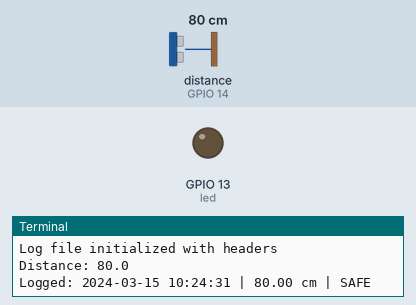
Bench run of a program on a simulated Raspberry Pi (BCM pin numbers). Parts: output pins drawn as LEDs (lit = HIGH), the last lines printed to the terminal. The inputs (shaded band) are chosen by the test bench; at power-on: distance to the obstacle (sensor on GPIO 14) 80 cm. The echo pulse lasts 58.3 µs per cm; the clock reads 2024-03-15 10:24:30 at power-on unless the program sets it; files the program writes start out absent; outgoing connections fail.

Above: at 1.2 s.
1.3 s: distance to the obstacle (sensor on GPIO 14) set to 22 cm
2.8 s: distance to the obstacle (sensor on GPIO 14) set to 17 cm
At 3.5 s:
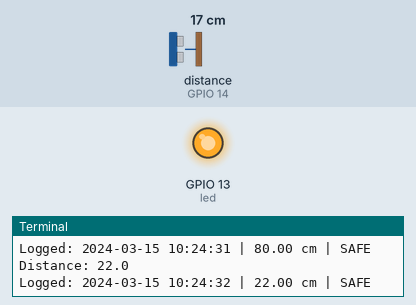
4.6 s: distance to the obstacle (sensor on GPIO 14) set to 35 cm
At 6.5 s:
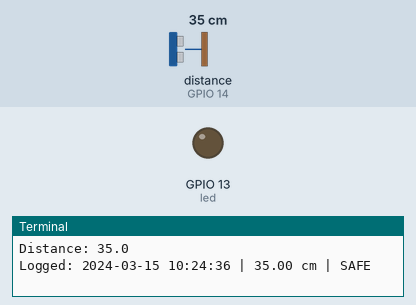
6.8 s: distance to the obstacle (sensor on GPIO 14) set to 2 cm
At 8.3 s:
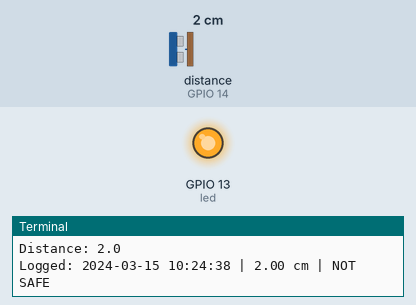
Timing chart, 0 to 9.5 s (numbered marks = the images above; inputs shaded):
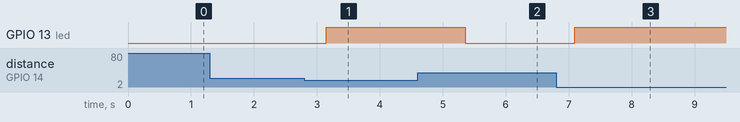

The program:

motion_detector.py
```python
"""
Security IoT System - Motion Detection with Ultrasonic Sensor
============================================================

This system detects motion using an ultrasonic sensor and triggers:
- LED alarm blinking when motion is detected
- Blynk platform notifications for distance and alarm status
- Camera capture signal to server when motion is detected

Hardware:
- Raspberry Pi
- Ultrasonic sensor (HC-SR04) connected to GPIO pins 14 (echo) and 15 (trigger)
- LED connected to GPIO pin 13
"""

import BlynkLib
from gpiozero import LED, DistanceSensor
import time
import socket
import datetime

# =============================================================================
# CONFIGURATION
# =============================================================================

# Hardware pins
ULTRASONIC_ECHO_PIN = 14
ULTRASONIC_TRIGGER_PIN = 15
LED_PIN = 13

# Motion detection threshold (in centimeters)
MOTION_THRESHOLD = 20.0

# Blynk configuration
BLYNK_AUTH_TOKEN = "p9p35YSnwBZFiHwVaTbKpruU3UgGdkGi"
BLYNK_SERVER = "blynk.cloud"
BLYNK_PORT = 443

# Server connection settings
SERVER_IP = "192.168.137.77"
SERVER_PORT = 5000

# Data logging
LOG_FILE = "../data/distance_log.csv"
LOG_INTERVAL = 1.0  # seconds

# =============================================================================
# SETUP
# =============================================================================

# Initialize hardware
sensor = DistanceSensor(echo=ULTRASONIC_ECHO_PIN, trigger=ULTRASONIC_TRIGGER_PIN)
led = LED(LED_PIN)

# Initialize Blynk
blynk = BlynkLib.Blynk(BLYNK_AUTH_TOKEN, server=BLYNK_SERVER, port=BLYNK_PORT)

# Initialize log file with headers
def initialize_log_file():
    """Initialize the CSV log file with headers if it doesn't exist."""
    try:
        with open(LOG_FILE, "a") as f:
            if f.tell() == 0:
                f.write("Time,Distance(cm),Status\n")
                print("Log file initialized with headers")
    except Exception as e:
        print(f"Failed to initialize log file: {e}")

# =============================================================================
# CORE FUNCTIONS
# =============================================================================

def send_data_to_blynk(distance: float):
    """
    Send distance data and alarm status to Blynk platform.

    Args:
        distance (float): Distance measurement in centimeters
    """
    try:
        # Send distance to virtual pin 0
        blynk.virtual_write(0, distance)
        print("Distance:", distance)

        # Send alarm status to virtual pin 1
        alarm_status = 1 if distance < MOTION_THRESHOLD else 0
        blynk.virtual_write(1, alarm_status)

    except Exception as e:
        print("Error:", e)

def log_distance_data(distance: float) -> None:
    """
    Log distance measurement and safety status to CSV file.

    Args:
        distance (float): Distance measurement in centimeters
    """
    try:
        timestamp = datetime.datetime.now().strftime("%Y-%m-%d %H:%M:%S")
        status = "NOT SAFE" if distance < MOTION_THRESHOLD else "SAFE"

        with open(LOG_FILE, "a") as f:
            f.write(f"{timestamp},{distance:.2f},{status}\n")

        print(f"Logged: {timestamp} | {distance:.2f} cm | {status}")

    except Exception as e:
        print(f"Failed to log distance data: {e}")

def send_camera_capture_signal():
    """
    Send signal to server to trigger camera capture.
    """
    s = None
    try:
        s = socket.socket(socket.AF_INET, socket.SOCK_STREAM)
        s.settimeout(5)  # 5 second timeout
        s.connect((SERVER_IP, SERVER_PORT))
        s.send(b"capture")
        print("Signal sent to laptop to capture image.")
        return True
    except Exception as e:
        print("Failed to send signal to laptop:", e)
        return False
    finally:
        if s:
            s.close()

def control_led_alarm(distance: float):
    """
    Control LED alarm based on distance measurement.

    Args:
        distance (float): Distance measurement in centimeters
    """
    if distance < MOTION_THRESHOLD:
        # Blink LED when motion detected
        now = time.time()
        if int(now * 2) % 2 == 0:
            led.on()
        else:
            led.off()
    else:
        led.off()

def read_distance() -> float:
    """
    Read distance from ultrasonic sensor.

    Returns:
        float: Distance in centimeters
    """
    try:
        distance = sensor.distance * 100  # Convert from meters to centimeters
        return max(0, distance)  # Ensure non-negative distance
    except Exception as e:
        print(f"Failed to read distance: {e}")
        return 0.0

# =============================================================================
# MAIN EXECUTION
# =============================================================================

def main():
    """Main execution loop for the security system."""
    print("Security IoT System started")
    print(f"Motion threshold: {MOTION_THRESHOLD} cm")
    print(f"Server: {SERVER_IP}:{SERVER_PORT}")

    # Initialize log file
    initialize_log_file()

    # Timing variables
    last_log_time = time.time()
    last_camera_signal_time = 0
    camera_signal_cooldown = 5.0  # Minimum seconds between camera signals

    try:
        while True:
            # Run Blynk communication
            blynk.run()

            # Read distance from sensor
            distance = read_distance()

            # Control LED alarm
            control_led_alarm(distance)

            # Send camera capture signal if motion detected
            if distance < MOTION_THRESHOLD:
                current_time = time.time()
                if current_time - last_camera_signal_time > camera_signal_cooldown:
                    if send_camera_capture_signal():
                        last_camera_signal_time = current_time

            # Log and send data at regular intervals
            current_time = time.time()
            if current_time - last_log_time >= LOG_INTERVAL:
                send_data_to_blynk(distance)
                log_distance_data(distance)
                last_log_time = current_time

            # Small delay to prevent excessive CPU usage
            time.sleep(0.1)

    except KeyboardInterrupt:
        print("Security system stopped by user")
    except Exception as e:
        print(f"Unexpected error in main loop: {e}")


if __name__ == "__main__":
    main()
```

Measured:
- the behaviour switches between 20 and 19 cm on distance to the obstacle (sensor on GPIO 14) (found by bisection; images 0 and 1)
- after the input at 2.8 s, GPIO 13 (led): LOW → HIGH after 0.35 s
- after the input at 4.6 s, GPIO 13 (led): HIGH → LOW after 0.76 s
- after the input at 6.8 s, GPIO 13 (led): LOW → HIGH after 0.30 s
